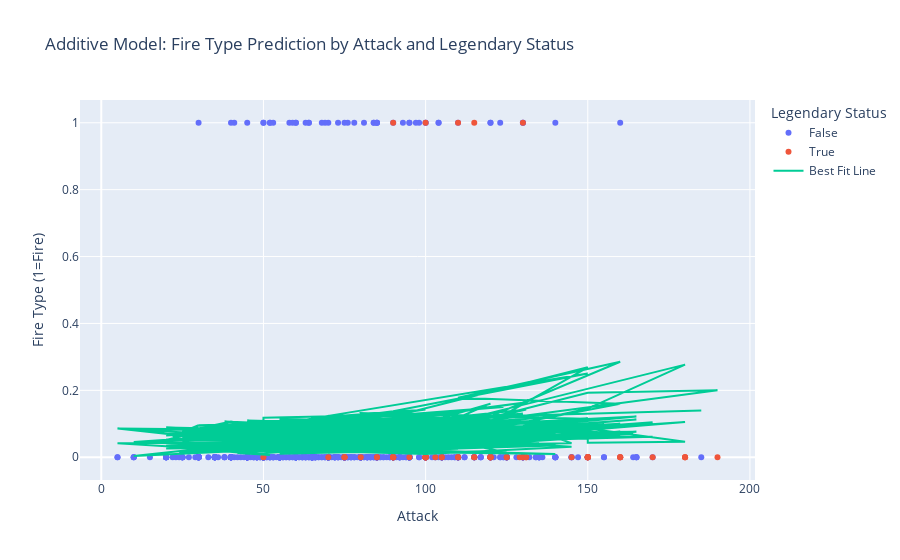
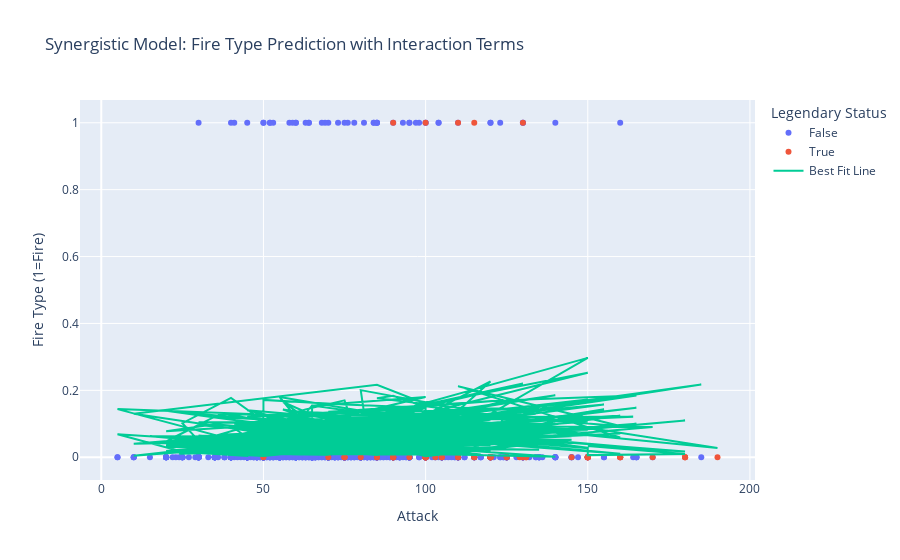

Notebook code cell kept with these figures, in order:
### Markdown cell above
logic regression is used for predicting rate of a event in binary problem. use log formula and rate to set up model. this case is same. we can use confidence interval, p-value, std err model fitting, coefficient and many different ways to predict.

### Code cell
import pandas as pd
import statsmodels.formula.api as smf
import plotly.express as px
import numpy as np

# Load data
url = "https://raw.githubusercontent.com/KeithGalli/pandas/master/pokemon_data.csv"
pokeaman = pd.read_csv(url).fillna('None')

# Create the binary variable for Fire type
pokeaman['str8fyre'] = (pokeaman['Type 1']=='Fire').astype(int)

# Additive model (no interaction terms)
additive_formula = 'str8fyre ~ Attack + Legendary + Defense + C(Generation)'
additive_model = smf.logit(additive_formula, data=pokeaman).fit()

# Get predicted probabilities for the additive model
pokeaman['additive_pred'] = additive_model.predict(pokeaman)

# Create a plotly scatter plot for the additive model
additive_fig = px.scatter(pokeaman, x='Attack', y='str8fyre', color='Legendary',
                          labels={'Attack': 'Attack', 'str8fyre': 'Fire Type (1=Fire)', 'Legendary': 'Legendary Status'},
                          title="Additive Model: Fire Type Prediction by Attack and Legendary Status")
additive_fig.add_scatter(x=pokeaman['Attack'], y=pokeaman['additive_pred'], mode='lines', name="Best Fit Line")

# Synergistic model (with interaction terms)
synergistic_formula = 'str8fyre ~ Attack*Legendary + Defense*I(Q("Type 2")=="None") + C(Generation)'
synergistic_model = smf.logit(synergistic_formula, data=pokeaman).fit()

# Get predicted probabilities for the synergistic model
pokeaman['synergistic_pred'] = synergistic_model.predict(pokeaman)

# Create a plotly scatter plot for the synergistic model
synergistic_fig = px.scatter(pokeaman, x='Attack', y='str8fyre', color='Legendary',
                             labels={'Attack': 'Attack', 'str8fyre': 'Fire Type (1=Fire)', 'Legendary': 'Legendary Status'},
                             title="Synergistic Model: Fire Type Prediction with Interaction Terms")
synergistic_fig.add_scatter(x=pokeaman['Attack'], y=pokeaman['synergistic_pred'], mode='lines', name="Best Fit Line")

# Show both figures
additive_fig.show()
synergistic_fig.show()

# Display model summaries
print("Additive Model Summary:")
print(additive_model.summary())
print("\nSynergistic Model Summary:")
print(synergistic_model.summary())

### Figure 1 — Plotly figure (JSON) as saved in the notebook; plotly's stock layout.template omitted (floating-point values rounded to 4 significant figures; data arrays with more than 128 entries replaced by an {"elided": "..."} marker saying what was removed)
{"data": [{"hovertemplate": "Legendary Status=False<br>Attack=%{x}<br>Fire Type (1=Fire)=%{y}<extra></extra>", "legendgroup": "False", "marker": {"color": "#636efa", "symbol": "circle"}, "mode": "markers", "name": "False", "orientation": "v", "showlegend": true, "type": "scatter", "x": {"elided": "735 int values"}, "xaxis": "x", "y": {"elided": "735 int values"}, "yaxis": "y"}, {"hovertemplate": "Legendary Status=True<br>Attack=%{x}<br>Fire Type (1=Fire)=%{y}<extra></extra>", "legendgroup": "True", "marker": {"color": "#EF553B", "symbol": "circle"}, "mode": "markers", "name": "True", "orientation": "v", "showlegend": true, "type": "scatter", "x": [85, 90, 100, 110, 190, 150, 85, 115, 75, 90, 130, 100, 50, 75, 80, 100, 90, 130, 100, 150, 150, 180, 150, 180, 100, 150, 180, 70, 95, 75, 105, 125, 120, 120, 90, 160, 100, 120, 90, 100, 103, 120, 100, 90, 129, 90, 115, 100, 115, 105, 120, 150, 125, 145, 130, 170, 120, 131, 131, 100, 100, 160, 110, 160, 110], "xaxis": "x", "y": [0, 0, 1, 0, 0, 0, 0, 1, 0, 0, 1, 0, 0, 0, 0, 0, 0, 0, 0, 0, 0, 0, 0, 0, 0, 0, 0, 0, 0, 0, 0, 0, 0, 0, 1, 0, 0, 0, 0, 0, 0, 0, 0, 0, 0, 0, 0, 0, 0, 0, 0, 0, 0, 0, 0, 0, 0, 0, 0, 0, 0, 0, 0, 0, 1], "yaxis": "y"}, {"mode": "lines", "name": "Best Fit Line", "type": "scatter", "x": {"elided": "800 int values"}, "y": {"elided": "800 float values"}}], "layout": {"legend": {"title": {"text": "Legendary Status"}, "tracegroupgap": 0}, "title": {"text": "Additive Model: Fire Type Prediction by Attack and Legendary Status"}, "xaxis": {"anchor": "y", "domain": [0, 1], "title": {"text": "Attack"}}, "yaxis": {"anchor": "x", "domain": [0, 1], "title": {"text": "Fire Type (1=Fire)"}}}}

### Figure 2 — Plotly figure (JSON) as saved in the notebook; plotly's stock layout.template omitted (floating-point values rounded to 4 significant figures; data arrays with more than 128 entries replaced by an {"elided": "..."} marker saying what was removed)
{"data": [{"hovertemplate": "Legendary Status=False<br>Attack=%{x}<br>Fire Type (1=Fire)=%{y}<extra></extra>", "legendgroup": "False", "marker": {"color": "#636efa", "symbol": "circle"}, "mode": "markers", "name": "False", "orientation": "v", "showlegend": true, "type": "scatter", "x": {"elided": "735 int values"}, "xaxis": "x", "y": {"elided": "735 int values"}, "yaxis": "y"}, {"hovertemplate": "Legendary Status=True<br>Attack=%{x}<br>Fire Type (1=Fire)=%{y}<extra></extra>", "legendgroup": "True", "marker": {"color": "#EF553B", "symbol": "circle"}, "mode": "markers", "name": "True", "orientation": "v", "showlegend": true, "type": "scatter", "x": [85, 90, 100, 110, 190, 150, 85, 115, 75, 90, 130, 100, 50, 75, 80, 100, 90, 130, 100, 150, 150, 180, 150, 180, 100, 150, 180, 70, 95, 75, 105, 125, 120, 120, 90, 160, 100, 120, 90, 100, 103, 120, 100, 90, 129, 90, 115, 100, 115, 105, 120, 150, 125, 145, 130, 170, 120, 131, 131, 100, 100, 160, 110, 160, 110], "xaxis": "x", "y": [0, 0, 1, 0, 0, 0, 0, 1, 0, 0, 1, 0, 0, 0, 0, 0, 0, 0, 0, 0, 0, 0, 0, 0, 0, 0, 0, 0, 0, 0, 0, 0, 0, 0, 1, 0, 0, 0, 0, 0, 0, 0, 0, 0, 0, 0, 0, 0, 0, 0, 0, 0, 0, 0, 0, 0, 0, 0, 0, 0, 0, 0, 0, 0, 1], "yaxis": "y"}, {"mode": "lines", "name": "Best Fit Line", "type": "scatter", "x": {"elided": "800 int values"}, "y": {"elided": "800 float values"}}], "layout": {"legend": {"title": {"text": "Legendary Status"}, "tracegroupgap": 0}, "title": {"text": "Synergistic Model: Fire Type Prediction with Interaction Terms"}, "xaxis": {"anchor": "y", "domain": [0, 1], "title": {"text": "Attack"}}, "yaxis": {"anchor": "x", "domain": [0, 1], "title": {"text": "Fire Type (1=Fire)"}}}}
